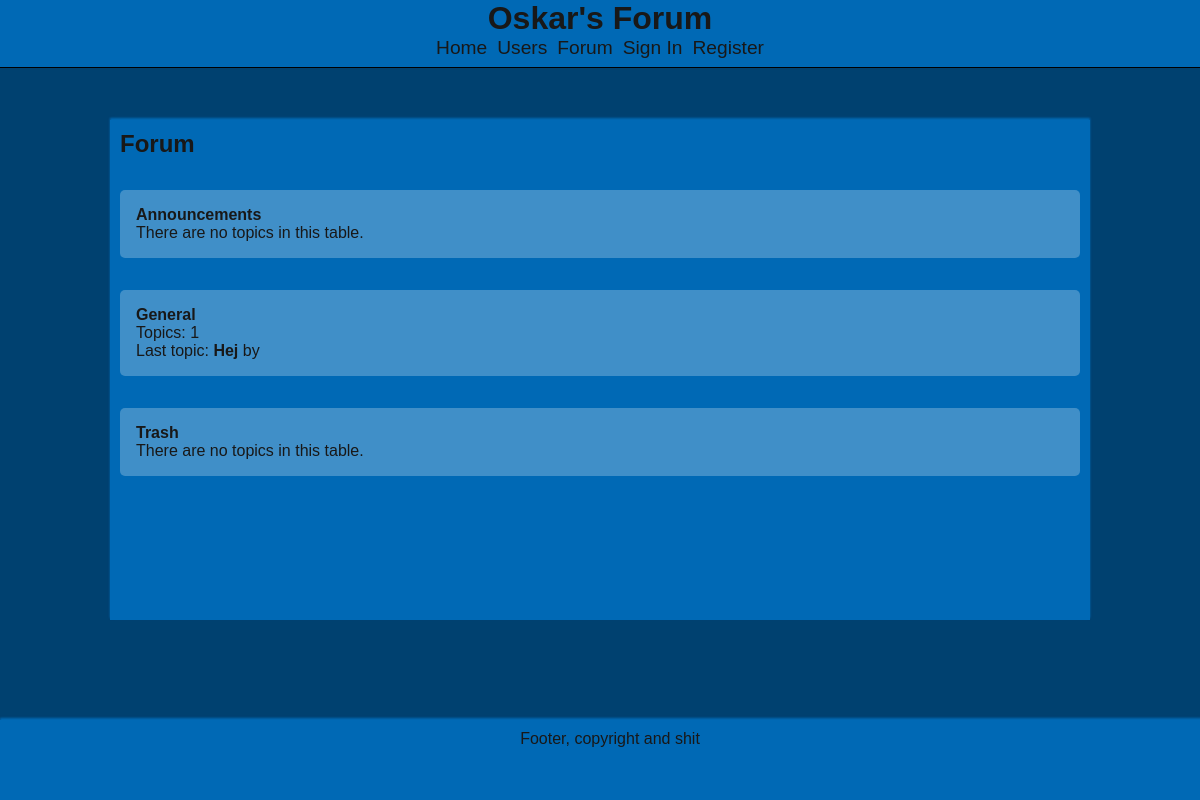
The app's page /forum_index.php with its own data.
### tables this page shows
CREATE TABLE IF NOT EXISTS `tables` (
  `id` int(11) NOT NULL AUTO_INCREMENT,
  `date` timestamp NOT NULL DEFAULT CURRENT_TIMESTAMP,
  `name` varchar(30) NOT NULL,
  `user_group_viewing` int(11) NOT NULL DEFAULT '0',
  `user_group_posting` int(11) NOT NULL DEFAULT '0',
  PRIMARY KEY (`id`)
);

CREATE TABLE IF NOT EXISTS `topics` (
  `id` int(11) NOT NULL AUTO_INCREMENT,
  `date` timestamp NOT NULL DEFAULT CURRENT_TIMESTAMP,
  `table` int(11) NOT NULL,
  `name` varchar(35) NOT NULL,
  `user` int(11) NOT NULL,
  PRIMARY KEY (`id`),
  KEY `user` (`user`),
  KEY `table` (`table`)
);

### lib/class.Table.inc (the view, shortened to what this page needs)
<?php
	require_once 'class.Topic.inc';
	class Table {
		private
			$id,
			$date,
			$name,
			$userGroupViewing,
			$userGroupPosting,
			$topics,
			$lastActiveTopic;
		public function setId($id) {
			$this->id = $id;
		}
		public function getId() {
			return $this->id;
		}
		public function setName($name) {
			$this->name = $name;
		}
		public function getName() {
			return $this->name;
		}
		public function addTopic(Topic $topic) {
			$this->topics[] = $topic;
		}
		public function setTopics(array $topics) {
			$this->topics = array();
		}
		public function getTopics() {
			if(!isset($this->topics))
				$this->loadTopics();
			return $this->topics;
		}
		public function setLastActiveTopic(Topic $lastActiveTopic) {
			$this->lastActiveTopic = $lastActiveTopic;
		}
		public function getLastActiveTopic() {
			if(!isset($this->lastActiveTopic))
				$this->loadLastActiveTopic();
			return $this->lastActiveTopic;
		}
		public function getHTMLLinkedName() {
			return "<a href='view_table.php?table_id=" . $this->getId() . "'>" . $this->getName() . "</a>";
		}
		private function loadLastActiveTopic() {
			$db = DB::getDb();
			$query ="SELECT
						topics.id as id,
						posts.date as `date`,
						topics.table as `table`,
						topics.name as name,
						topics.user as user
					FROM
						topics
					JOIN
						posts
					ON
						posts.topic = topics.id
					WHERE
						`table` = :table_id
					ORDER BY
						posts.date DESC
					LIMIT 1";
			$stmt = $db->prepare($query);
			$stmt->bindParam(":table_id", $this->id);
			$stmt->execute();
			$result = $stmt->fetch(PDO::FETCH_ASSOC);
		}
		private function loadTopics() {
			$db = DB::getDb();
			$query ="SELECT
						*
					FROM
						topics
					WHERE
						`table` = :table_id
					ORDER BY
						date DESC";
			$stmt = $db->prepare($query);
			$stmt->bindParam(":table_id", $this->id);
			$stmt->execute();
			$result = $stmt->fetchAll(PDO::FETCH_ASSOC);
			$topics = array();
			foreach($result as $topic) {
				$topics[] = new Topic($topic['id'], $topic['date'], $topic['table'], $topic['name'], $topic['user']);
			}
		}
	}
?>

### lib/pages/class.ForumIndexPage.inc (shortened to what this page needs)
<?php
	require_once 'lib/class.Page.inc';
	class ForumIndexPage extends Page {
		private
			$tables = array();
		function __construct($title, $compress = true) {
			$this->loadPage();
		}
		public function addTable(Table $table) {
			$this->tables[] = $table;
		}
		public function getTables() {
			return $this->tables;
		}
		public function loadPage() {
			$db = DB::getDb();
			$query ="SELECT
						*
					FROM
						tables
					ORDER BY
						id ASC";
			$stmt = $db->prepare($query);
			$stmt->execute();
			foreach($stmt->fetchAll(PDO::FETCH_ASSOC) as $table) {
				$this->addTable( new Table($table['id'], $table['date'], $table['name'], $table['user_group_viewing'], $table['user_group_posting']) );
			}
		}
		public function getForumHTMLOverview() {
			$output = "
				<h2>Forum</h1>
				<ol class='forum_overview'>";
			foreach($this->getTables() as $table) {
				$output .= "
					<li class='forum_overview_table'>
						<div class='inner_container'>
							<span class='table_name bold'>" . $table->getHTMLLinkedName() . "</span>";
				$lastActiveTopic = $table->getLastActiveTopic();
				$lastActiveTopicUser = User::getUserById($lastActiveTopic->getUser());
				if(count($table->getTopics()) > 0) {
					$output .= "
							<div class='forum_overview_topic_count'>
								Topics: " . count($table->getTopics()) . "
							</div>
							<div class='forum_overview_last_topic'>
								Last topic: <span class='bold'>" . $lastActiveTopic->getHTMLLinkedName() . "</span> by <span class='bold'>" . $lastActiveTopicUser->getHTMLLinkedName() . "</span>
							</div>";
				}
				else
					$output .= "
							<div class='forum_overview_last_topic'>
								There are no topics in this table.
							</div>";
				$output .= "
						</div>
					</li>";
			}
			return $output . "
					</ol>
				</div>";
		}
	}
?>

### lib/class.Topic.inc (shortened to what this page needs)
<?php
	class Topic {
		private
			$id,
			$date,
			$table,
			$name,
			$user,
			$posts;
		public function setId($id) {
			$this->id = $id;
		}
		public function getId() {
			return $this->id;
		}
		public function setName($name) {
			$this->name = $name;
		}
		public function getName() {
			return $this->name;
		}
		public function getHTMLLinkedName() {
			return "<a href='view_topic.php?topic_id=" . $this->getId() . "'>" . $this->getName() . "</a>";
		}
	}
?>

### css/styles.css (style rules this page uses)
* { margin: 0px; border: 0px; color: #181818; font-family: Arial, Helvetica, sans-serif; }
a { text-decoration: none; }
body { background-color: #004170; }
ol { padding: 0; }
li { list-style-type: none; }
.inner_container { background-color: rgba(255,255,255,0.25); border-radius: 5px; padding: 1em; margin: 1em 0; position: relative; height: 100%; }
.forum_overview_table { margin: 2em 0; }
.bold { font-weight: bold; }

### records on screen
tables: name "Announcements", shows "There are no topics in this table."
tables: name "General", count($table->getTopics()) "1", topics.name "Hej"
tables: name "Trash", shows "There are no topics in this table."

### other values on screen
$this->name "Home"
$this->name "Users"
$this->name "Forum"
$this->name "Sign In"
$this->name "Register"
